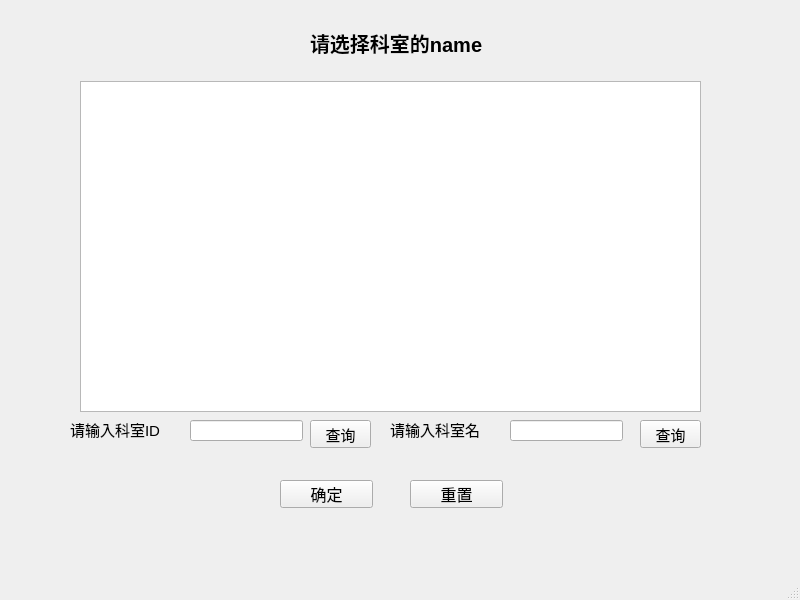
<?xml version="1.0" encoding="UTF-8"?>
<ui version="4.0">
 <class>display_department</class>
 <widget class="QMainWindow" name="display_department">
  <property name="geometry">
   <rect>
    <x>0</x>
    <y>0</y>
    <width>800</width>
    <height>600</height>
   </rect>
  </property>
  <property name="windowTitle">
   <string>Department</string>
  </property>
  <property name="windowIcon">
   <iconset resource="image.qrc">
    <normaloff>:/new/prefix1/icon.png</normaloff>:/new/prefix1/icon.png</iconset>
  </property>
  <widget class="QWidget" name="centralwidget">
   <property name="styleSheet">
    <string notr="true">#centralwidget{
border-image:url(:/new/prefix1/department.jpeg);
}</string>
   </property>
   <widget class="QTableView" name="tableView">
    <property name="geometry">
     <rect>
      <x>80</x>
      <y>81</y>
      <width>621</width>
      <height>331</height>
     </rect>
    </property>
   </widget>
   <widget class="QLabel" name="label">
    <property name="geometry">
     <rect>
      <x>310</x>
      <y>30</y>
      <width>212</width>
      <height>25</height>
     </rect>
    </property>
    <property name="font">
     <font>
      <pointsize>15</pointsize>
      <weight>75</weight>
      <bold>true</bold>
     </font>
    </property>
    <property name="text">
     <string>请选择科室的name</string>
    </property>
   </widget>
   <widget class="QPushButton" name="pushButton">
    <property name="geometry">
     <rect>
      <x>280</x>
      <y>480</y>
      <width>93</width>
      <height>28</height>
     </rect>
    </property>
    <property name="font">
     <font>
      <pointsize>12</pointsize>
     </font>
    </property>
    <property name="text">
     <string>确定</string>
    </property>
   </widget>
   <widget class="QLabel" name="label_3">
    <property name="geometry">
     <rect>
      <x>70</x>
      <y>420</y>
      <width>108</width>
      <height>18</height>
     </rect>
    </property>
    <property name="font">
     <font>
      <pointsize>11</pointsize>
     </font>
    </property>
    <property name="text">
     <string>请输入科室ID</string>
    </property>
   </widget>
   <widget class="QPushButton" name="select_id">
    <property name="geometry">
     <rect>
      <x>310</x>
      <y>420</y>
      <width>61</width>
      <height>28</height>
     </rect>
    </property>
    <property name="font">
     <font>
      <pointsize>11</pointsize>
     </font>
    </property>
    <property name="text">
     <string>查询</string>
    </property>
   </widget>
   <widget class="QLabel" name="label_4">
    <property name="geometry">
     <rect>
      <x>390</x>
      <y>420</y>
      <width>108</width>
      <height>18</height>
     </rect>
    </property>
    <property name="font">
     <font>
      <pointsize>11</pointsize>
     </font>
    </property>
    <property name="text">
     <string>请输入科室名</string>
    </property>
   </widget>
   <widget class="QLineEdit" name="LINE_ID">
    <property name="geometry">
     <rect>
      <x>190</x>
      <y>420</y>
      <width>113</width>
      <height>21</height>
     </rect>
    </property>
    <property name="font">
     <font>
      <pointsize>11</pointsize>
     </font>
    </property>
    <property name="maxLength">
     <number>10</number>
    </property>
    <property name="clearButtonEnabled">
     <bool>true</bool>
    </property>
   </widget>
   <widget class="QLineEdit" name="LINE_NAME">
    <property name="geometry">
     <rect>
      <x>510</x>
      <y>420</y>
      <width>113</width>
      <height>21</height>
     </rect>
    </property>
    <property name="font">
     <font>
      <pointsize>11</pointsize>
     </font>
    </property>
    <property name="maxLength">
     <number>30</number>
    </property>
    <property name="clearButtonEnabled">
     <bool>true</bool>
    </property>
   </widget>
   <widget class="QPushButton" name="select_name">
    <property name="geometry">
     <rect>
      <x>640</x>
      <y>420</y>
      <width>61</width>
      <height>28</height>
     </rect>
    </property>
    <property name="font">
     <font>
      <pointsize>11</pointsize>
     </font>
    </property>
    <property name="text">
     <string>查询</string>
    </property>
   </widget>
   <widget class="QPushButton" name="pushButton_2">
    <property name="geometry">
     <rect>
      <x>410</x>
      <y>480</y>
      <width>93</width>
      <height>28</height>
     </rect>
    </property>
    <property name="font">
     <font>
      <pointsize>12</pointsize>
     </font>
    </property>
    <property name="text">
     <string>重置</string>
    </property>
   </widget>
  </widget>
  <widget class="QMenuBar" name="menubar">
   <property name="geometry">
    <rect>
     <x>0</x>
     <y>0</y>
     <width>800</width>
     <height>26</height>
    </rect>
   </property>
  </widget>
  <widget class="QStatusBar" name="statusbar"/>
 </widget>
 <resources>
  <include location="image.qrc"/>
 </resources>
 <connections/>
</ui>
